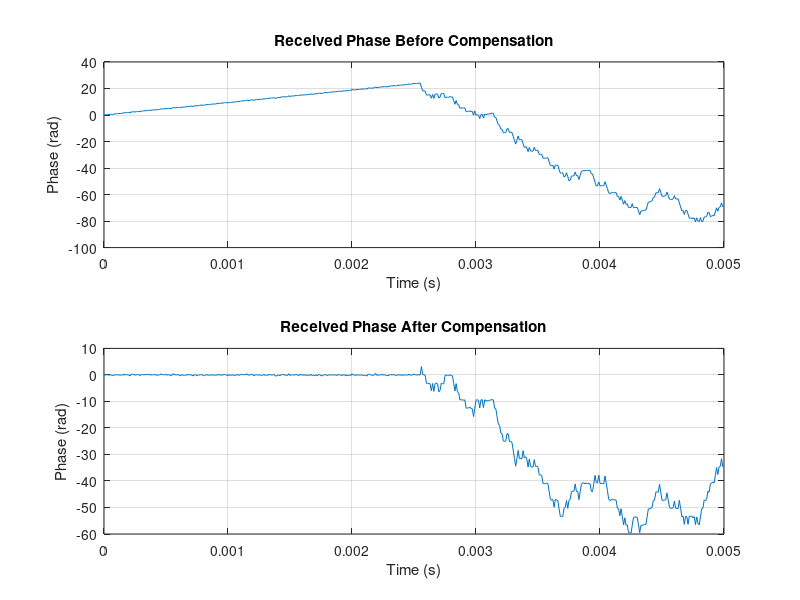

This chart was generated by the following MATLAB code:
%% SAT-13: Doppler Compensation using a Known BPSK Preamble
clear; clc; close all;
rng(13);

% Simulation parameters
Fs = 100e3;              % One sample per symbol
Npre = 256;
Ndata = 4000;
cfoHz = 1500;            % Illustrative residual frequency offset
EbN0_dB = 12;

% Known preamble: all bits are 1, so BPSK symbols are +1
preambleBits = ones(Npre,1);
dataBits = randi([0 1],Ndata,1);
bits = [preambleBits; dataBits];

% BPSK mapping: 0 -> -1, 1 -> +1
tx = 2*bits - 1;
n = (0:length(tx)-1).';

% Apply carrier-frequency offset
rxCFO = tx .* exp(1j*2*pi*cfoHz*n/Fs);

% Add complex AWGN for the selected Eb/N0
gamma = 10^(EbN0_dB/10);
sigma = sqrt(1/(2*gamma));
noise = sigma*(randn(size(tx)) + 1j*randn(size(tx)));
rx = rxCFO + noise;

% Estimate offset using only the known preamble
pre = rx(1:Npre);
phaseProducts = pre(2:end).*conj(pre(1:end-1));
estimatedCFO = Fs/(2*pi)*angle(sum(phaseProducts));

% Compensate frequency offset
rxCorrected = rx .* exp(-1j*2*pi*estimatedCFO*n/Fs);

% Hard-decision BPSK detection on payload only
rxPayload = rxCorrected(Npre+1:end);
detectedBits = real(rxPayload) >= 0;

BER = mean(detectedBits ~= dataBits);

fprintf('SAT-13: DOPPLER COMPENSATION\n');
fprintf('Actual offset:    %.2f Hz\n',cfoHz);
fprintf('Estimated offset: %.2f Hz\n',estimatedCFO);
fprintf('Estimation error: %.2f Hz\n',estimatedCFO-cfoHz);
fprintf('Payload BER:      %.6g\n',BER);

% Plot received phase rotation before and after compensation
figure;
subplot(2,1,1);
plot(n(1:500)/Fs, unwrap(angle(rx(1:500))));
xlabel('Time (s)');
ylabel('Phase (rad)');
title('Received Phase Before Compensation');
grid on;

subplot(2,1,2);
plot(n(1:500)/Fs, unwrap(angle(rxCorrected(1:500))));
xlabel('Time (s)');
ylabel('Phase (rad)');
title('Received Phase After Compensation');
grid on;
